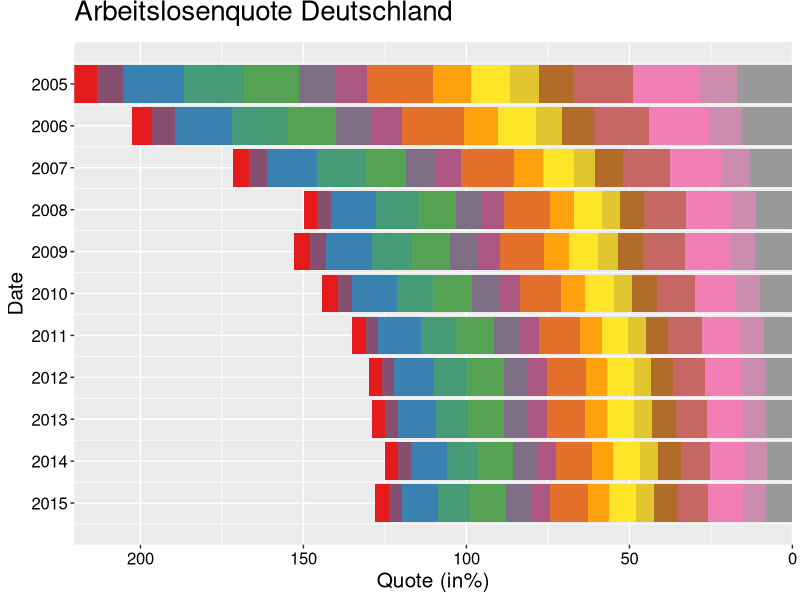

Recreate this plot in R. (Note: this script raises an error after producing the figure.)
# clear variables and close windows
rm(list = ls(all = TRUE))
graphics.off()

# install and load packages
libraries = c("ggplot2", "reshape2", "gridExtra", "grid", "RColorBrewer")
lapply(libraries, function(x) if (!(x %in% installed.packages())) {
    install.packages(x)
})
lapply(libraries, library, quietly = TRUE, character.only = TRUE)

# load data
UnempM = read.csv("Arbeitslosenquote_Bundeslaender_13211-0008.csv", header = TRUE, 
    sep = ";", dec = ",", stringsAsFactors = TRUE)
UnempJ = read.csv("Arbeitslosenquote_Bundeslaender_year.csv", header = TRUE, sep = ";", 
    dec = ",", stringsAsFactors = TRUE)
Google_Unemp = read.csv("Google_Arbeitsamt_Bundeslaender_monthly.csv", header = TRUE, 
    sep = ";", dec = ",", stringsAsFactors = TRUE)
Google_Unemp_J = read.csv("Google_Arbeitsamt_Bundeslaender_year.csv", header = TRUE, 
    sep = ";", dec = ",", stringsAsFactors = TRUE)

# some data frame transformations
Google_Unemp_M = melt(Google_Unemp_J, id.var = "Date")
str(Google_Unemp_M)
Unemp_M = melt(UnempJ, id.var = "Date")
str(Google_Unemp_M)

# GG Plot - stacked Barplot specify Colors
getPalette = colorRampPalette(brewer.pal(9, "Set1"))

# Google Trends Data (search term: 'Arbeitsamt')
Gplot_GoogleA = ggplot(Google_Unemp_M, aes(x = Date, y = value, fill = variable, 
    order = -as.numeric(value))) + geom_bar(stat = "identity", position = "stack") + 
    coord_flip() + scale_fill_manual(values = getPalette(16), guide_legend(title = "Bundesländer")) + 
    scale_y_continuous(expand = c(0, 0)) + scale_x_reverse(breaks = 2005:2015) + 
    ggtitle("Google Suchanfragen nach 'Arbeitsamt'") + ylab("Frequenz") + theme(axis.text = element_text(size = 12))

# Unemployment rate Data via Countries
Gplot_Unemp = ggplot(Unemp_M, aes(x = Date, y = value, fill = variable, order = -as.numeric(value))) + 
    geom_bar(stat = "identity", position = "stack") + coord_flip() + scale_fill_manual(values = getPalette(16), 
    guide_legend(title = "Bundesländer")) + scale_y_continuous(trans = "reverse", 
    expand = c(0, 0)) + scale_x_reverse(breaks = 2005:2015) + ggtitle("Arbeitslosenquote Deutschland") + 
    theme(legend.position = "none") + guides(fill = guide_legend(nrow = 3, byrow = TRUE)) + 
    ylab("Quote (in%)") + theme(axis.text = element_text(size = 12, color = "black")) + 
    theme(axis.title = element_text(size = 15)) + theme(axis.text.y = element_text(size = 12, 
    color = "black")) + theme(axis.title.y = element_text(size = 15)) + theme(plot.title = element_text(size = 20, 
    vjust = 2))

# Collective Legend Step 1: Function to save only the legend
g_legend = function(a.gplot) {
    tmp = ggplot_gtable(ggplot_build(a.gplot))
    leg = which(sapply(tmp$grobs, function(x) x$name) == "guide-box")
    legend = tmp$grobs[[leg]]
    return(legend)
}

# Step 2: Export only the legend from the first plot
leg = g_legend(Gplot_GoogleA)

# Step 3: Remove the legend from the plot
Gplot_GoogleA_oL = ggplot(Google_Unemp_M, aes(x = Date, y = value, fill = variable, 
    order = -as.numeric(value))) + geom_bar(stat = "identity", position = "stack") + 
    coord_flip() + scale_fill_manual(values = getPalette(16), guide_legend(title = "Bundesländer")) + 
    scale_y_continuous(expand = c(0, 0)) + scale_x_reverse(breaks = 2005:2015) + 
    ggtitle("Google Suchanfragen nach 'Arbeitsamt'") + theme(legend.position = "none") + 
    ylab("Frequenz") + theme(axis.text = element_text(size = 12, color = "black")) + 
    theme(axis.title = element_text(size = 15)) + theme(axis.text.y = element_text(size = 12, 
    color = "black")) + theme(axis.title.y = element_text(size = 15)) + theme(plot.title = element_text(size = 20, 
    vjust = 2))
# guides(fill=guide_legend(nrow=3,byrow=TRUE))

# Step 4: Plot the two Graphs and the legend
grid.arrange(arrangeGrob(Gplot_Unemp, Gplot_GoogleA_oL, leg, ncol = 3, widths = c(3/7, 
    3/7, 1/7))) 
